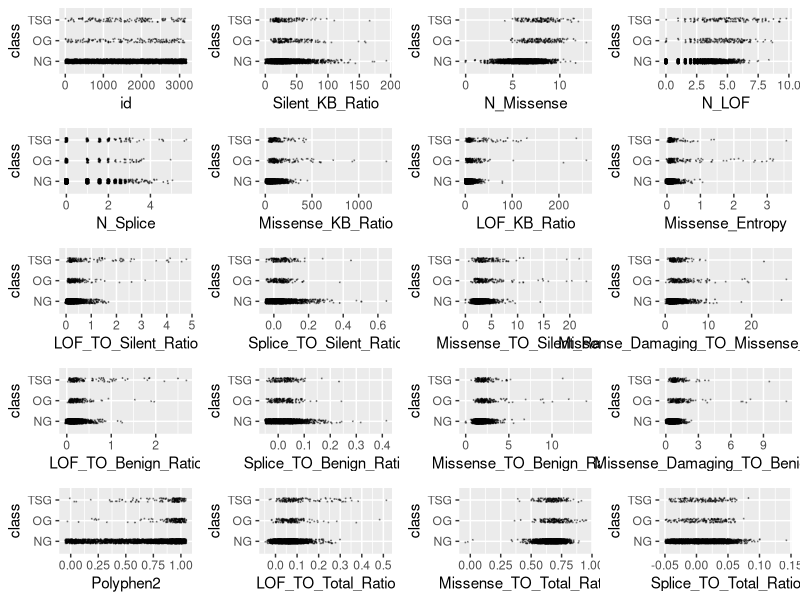
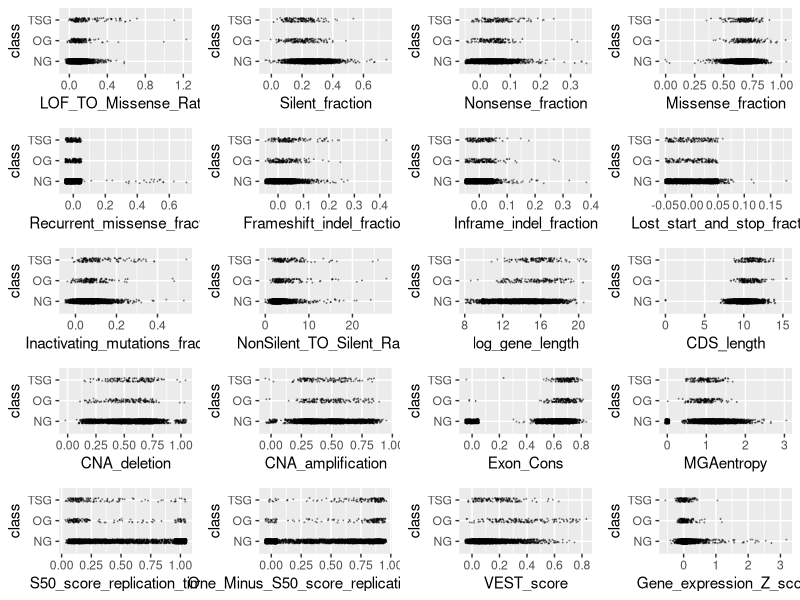
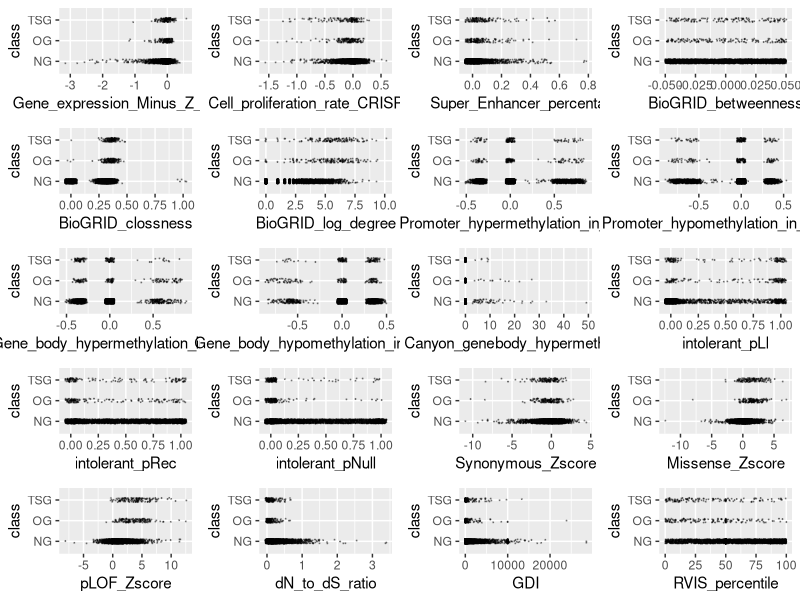
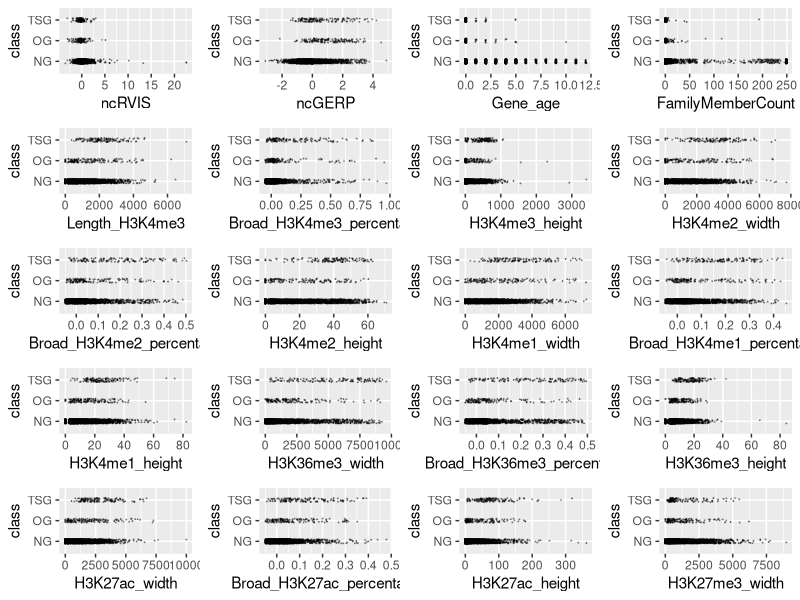
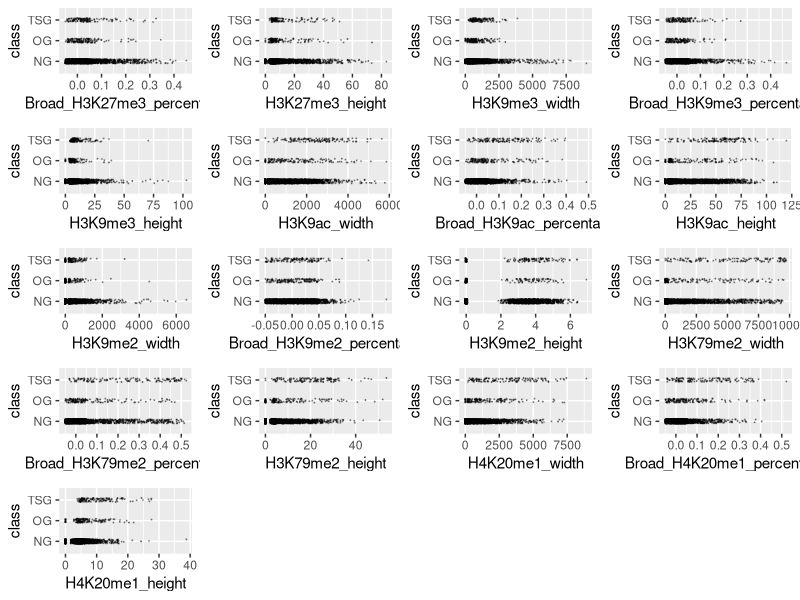
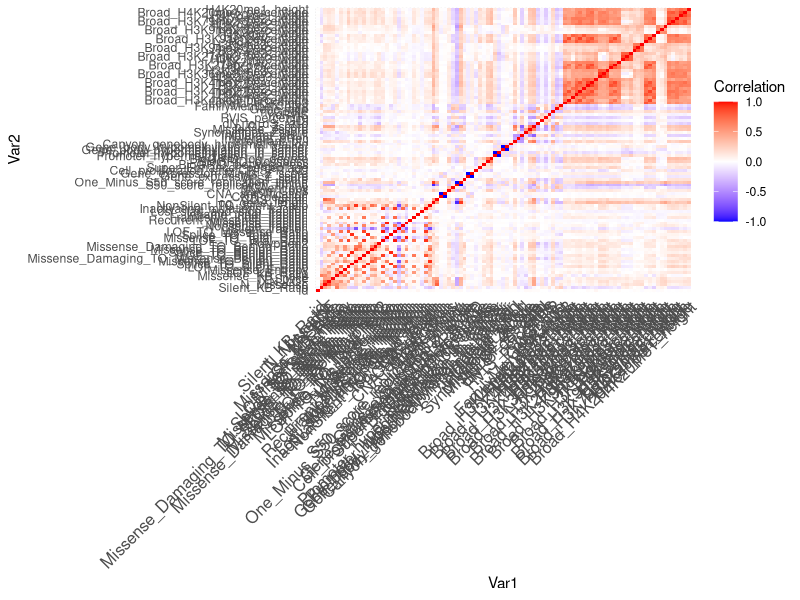
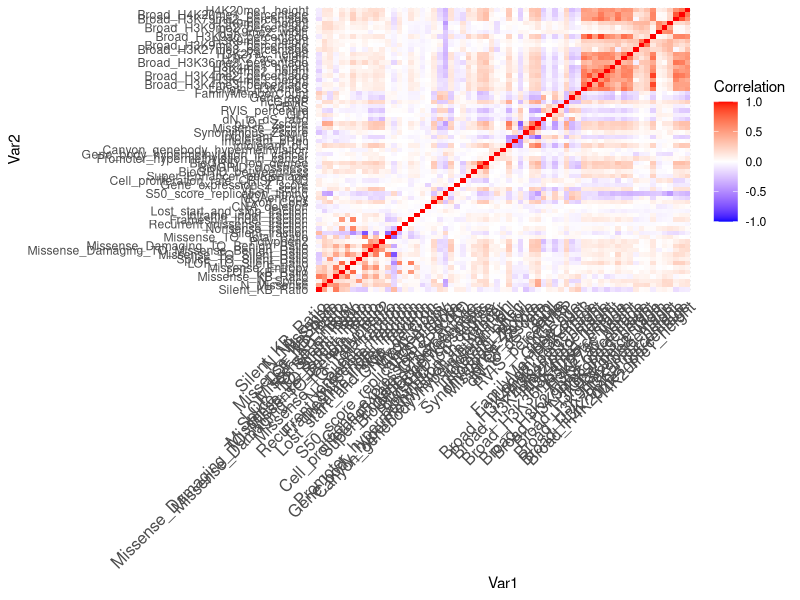
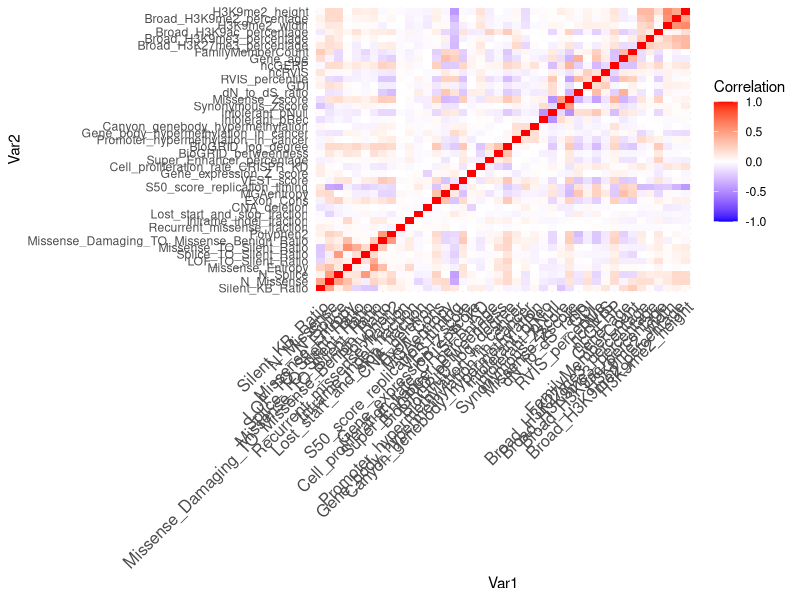

Write R code to recreate these figures, in order.
## ---- chunk 1
knitr::opts_chunk$set(echo = TRUE, comment = NA)
## ---- chunk 2
training <- read.csv("training.csv", stringsAsFactors = TRUE)
training$class <- factor(training$class)
levels(training$class) <- c("NG", "OG", "TSG")
# Create an outlier function
outlier <- function(data) {
  low <- mean(data) - 3 * sd(data)
  high <- mean(data) + 3 * sd(data)
  which(data < low | data > high)
}
# library(ggplot2)
# scatter <- function(var) {
#   ggplot(training, aes_string(var, "class")) +
#     geom_jitter(width = 0.05, height = 0.1, size = 0.1,
#                 colour = rgb(0, 0, 0, alpha = 1 / 3))
# }
# scat_plot <- lapply(names(training)[-99], scatter)
# library(gridExtra)
# grid.arrange(grobs = scat_plot[1:20], ncol = 4)
# grid.arrange(grobs = scat_plot[21:40], ncol = 4)
# grid.arrange(grobs = scat_plot[41:60], ncol = 4)
# grid.arrange(grobs = scat_plot[61:80], ncol = 4)
# grid.arrange(grobs = scat_plot[81:98], ncol = 4)
outliers <- table(unlist(lapply(training[,-99], outlier)))
outlier_index <- sort(outliers, decreasing = TRUE)
# Remove 50 most common outliers (i.e. outliers across multiple predictors)
training <- training[-as.numeric(names(outlier_index)[1:50]),]

# The below variables had outstanding outliers which we chose to remove
sort(training$Missense_TO_Silent_Ratio, decreasing = TRUE)[1:10]
training <- training[-which(training$Missense_TO_Silent_Ratio > 100), ]
sort(training$Missense_KB_Ratio, decreasing = TRUE)[1:10]
training <- training[-which(training$Missense_KB_Ratio > 2000), ]
sort(training$LOF_TO_Silent_Ratio, decreasing = TRUE)[1:10]
training <- training[-which(training$LOF_TO_Silent_Ratio > 5), ]
sort(training$Gene_expression_Z_score, decreasing = TRUE)[1:10]
training <- training[-which(training$Gene_expression_Z_score > 4), ]
sort(training$dN_to_dS_ratio, decreasing = TRUE)[1:10]
training <- training[-which(training$dN_to_dS_ratio > 5),]
sort(training$Silent_KB_Ratio, decreasing = TRUE)[1:10]
training <- training[-which(training$Silent_KB_Ratio > 200), ]
sort(training$Lost_start_and_stop_fraction, decreasing = TRUE)[1:10]
training <- training[-which(training$Lost_start_and_stop_fraction > 0.2),]
sort(training$Synonymous_Zscore, decreasing = FALSE)[1:10]
training <- training[-which(training$Synonymous_Zscore < -15), ]
numeric_training <- training[,-99]

# Lots of zeroes for some observations, so removed those observations with quite a few zeroes across predictor variables
n_zeroes <- rep(NA, nrow(numeric_training))

for(i in seq_len(nrow(numeric_training))){
  row_i_zeroes <- 0
  for(j in seq_len(ncol(numeric_training))){
    if(round(numeric_training[i,j], digits = 5) == 0){
      row_i_zeroes <- row_i_zeroes + 1
    }
  }
  n_zeroes[i] <- row_i_zeroes
}
training <- training[n_zeroes <= ncol(training) / 2, ]
# Remove 1 of 2 variables that have r value of 1 or -1 (i.e. perfectly correlated)
perf_corr <- which(abs(cor(training[,-99])) == 1, arr.ind = TRUE)
which(perf_corr[,1] != perf_corr[,2])
training <- training[, -43]
## ---- chunk 3
library(ggplot2)
scatter <- function(var) {
  ggplot(training, aes_string(var, "class")) +
    geom_jitter(width = 0.05, height = 0.1, size = 0.1,
                colour = rgb(0, 0, 0, alpha = 1 / 3))
}
scat_plot <- lapply(names(training)[-98], scatter)
library(gridExtra)
grid.arrange(grobs = scat_plot[1:20], ncol = 4)
grid.arrange(grobs = scat_plot[21:40], ncol = 4)
grid.arrange(grobs = scat_plot[41:60], ncol = 4)
grid.arrange(grobs = scat_plot[61:80], ncol = 4)
grid.arrange(grobs = scat_plot[81:97], ncol = 4)
## ---- chunk 4
library(dplyr)
#function to calculate wca
score <- function (conf_mat) {
  print(sum(diag(conf_mat) * c(1, 20, 20)))
  print(sum(diag(conf_mat) * c(1, 20, 20)) / sum(apply(conf_mat, 2, sum) * c(1, 20, 20)))
}

# Set new threshold to account for unbalanced data
classify <- function(probs, k) {
  if (any(probs[2:3] > k)) {
    subset <- probs[2:3]
    output <- which(subset == max(subset))
    if (length(output) > 1) {
        output <- sample(1:2, 1)
    }
  } else {
    output <- 0
  }
  output
}
## ---- chunk 5
library(dplyr)
library(caret)
set.seed(12)
library(dplyr)
sig <- logical(97)
names(sig) <- names(training)[-98]
k <- 1
diffs <- logical(97)
for (var in names(training)[-98]) {
  model <- aov(training[[var]] ~ factor(training$class))
  sig[k] <- summary(model)[[1]][1, 5]
  diffs[k] <- all(TukeyHSD(model)$`factor(training$class)`[, 4] < 0.05 / 97)
  k <- k + 1
}
sort(sig[diffs])
score <- function (conf_mat) {
  sum(diag(conf_mat) * c(1, 20, 20)) / sum(apply(conf_mat, 2, sum) * c(1, 20, 20))
}

# sig_terms <- names(sort(sig[diffs]))
# combo_terms <- table(c(terms, sig_terms)) == 2
# final_terms <- names(combo_terms[combo_terms])
# term_mat <- cor(training %>% select(all_of(final_terms)))
# ind_terms <- final_terms[-c(1, 3, 4, 5, 10, 11, 13, 14, 15, 17)]

vars <- training
cor_mtx <- round(cor(vars[, names(vars) != "class"]), 2)
library(reshape2)
melted_cor_mtx <- melt(cor_mtx)
cor_heatmap <- ggplot(data = melted_cor_mtx, aes(x = Var1, y = Var2, fill = value)) + geom_tile()
cor_heatmap <- cor_heatmap +
  scale_fill_gradient2(low = "blue", high = "red", mid = "white",
                       midpoint = 0, limit = c(-1, 1), space = "Lab", name="Correlation") + 
  theme_minimal() +
  theme(axis.text.x = element_text(angle = 45, vjust = 1, size = 12, hjust = 1))
cor_heatmap

which(abs(cor_mtx) > 0.75, arr.ind = TRUE)
# Eliminate all but one of a set of variables highly correlated with one another
vars <- vars[, -c(1, 4, 32, 13, 18, 21, 29, 14, 20, 15, 30,
                  15, 24, 31, 38, 34, 41, 48, 50, 68, 86, 88,
                  71, 72, 78, 74, 76, 80, 82, 83, 92, 94, 95)]
cor_mtx <- round(cor(vars[, names(vars) != "class"]), 2)
library(reshape2)
melted_cor_mtx <- melt(cor_mtx)
cor_heatmap <- ggplot(data = melted_cor_mtx, aes(x = Var1, y = Var2, fill = value)) + geom_tile()
cor_heatmap <- cor_heatmap +
  scale_fill_gradient2(low = "blue", high = "red", mid = "white",
                       midpoint = 0, limit = c(-1, 1), space = "Lab", name="Correlation") + 
  theme_minimal() +
  theme(axis.text.x = element_text(angle = 45, vjust = 1, size = 12, hjust = 1))
cor_heatmap


which(abs(cor_mtx) > 0.6, arr.ind = TRUE)
# Eliminate all but one of a set of variables highly correlated with one another
vars <- vars[, -c(4, 5, 15, 17, 11, 13, 14, 29, 39, 47,
                  48, 50, 51, 49, 54, 55, 52, 58, 63, 65,
                  34, 64, 53)]

cor_mtx <- round(cor(vars[, names(vars) != "class"]), 2)
library(reshape2)
melted_cor_mtx <- melt(cor_mtx)
cor_heatmap <- ggplot(data = melted_cor_mtx, aes(x = Var1, y = Var2, fill = value)) + geom_tile()
cor_heatmap <- cor_heatmap +
  scale_fill_gradient2(low = "blue", high = "red", mid = "white",
                       midpoint = 0, limit = c(-1, 1), space = "Lab", name="Correlation") + 
  theme_minimal() +
  theme(axis.text.x = element_text(angle = 45, vjust = 1, size = 12, hjust = 1))
cor_heatmap
## ---- chunk 6
set.seed(12)
mn <- nnet::multinom(class ~ ., data = vars, model = TRUE)
tidymn <- broom::tidy(mn) %>% arrange(p.value)
tidymn <- tidymn %>% filter(p.value < 0.05 / nrow(tidymn))
terms <- unique(tidymn$term)[-1]
terms

cor_mtx <- round(cor(vars[, terms]), 2)
library(reshape2)
melted_cor_mtx <- melt(cor_mtx)
cor_heatmap <- ggplot(data = melted_cor_mtx, aes(x = Var1, y = Var2, fill = value)) + geom_tile()
cor_heatmap <- cor_heatmap +
  scale_fill_gradient2(low = "blue", high = "red", mid = "white",
                       midpoint = 0, limit = c(-1, 1), space = "Lab", name="Correlation") + 
  theme_minimal() +
  theme(axis.text.x = element_text(angle = 45, vjust = 1, size = 12, hjust = 1))
cor_heatmap

## ---- chunk 7
terms <- terms[terms != "Gene_body_hypermethylation_in_cancer"]
terms <- terms[terms != "BioGRID_betweenness"]
terms <- terms[terms != "CNA_deletion"]
terms <- terms[terms != "Super_Enhancer_percentage"]
vars <- training %>% select(all_of(terms), class)
set.seed(217)
thresh_list <- list()
length(thresh_list) <- 10
j <- 1
# for() loop to validate post cross-validation with WCA and varying thresholds
for (rand in ceiling(runif(10, min = 1, max = 10000000))) {
  set.seed(rand)
  vars_split <- createDataPartition(vars$class, p = 0.8, list = FALSE)
  vars_train <- vars[vars_split, ]
  vars_test <- vars[-vars_split, ]
  
  train_cont <- trainControl(method = "cv", number = 5, classProbs = TRUE, savePredictions = TRUE)
  lda_ft <- train(class ~ ., data = vars_train, method = "lda", preProc = c("center", "scale"),
                  trControl = train_cont)
  preds <- predict(lda_ft, newdata = vars_test, type = "prob")
  scores <- numeric(100)
  for (i in seq(from = 0.001, to = 0.1, by = 0.001)) {
    lda_mod <- table("pred"=apply(preds, 1, classify, k = i), "obs" = vars_test$class)
    lda_mod
    scores[i*1000] <- score(lda_mod)
  }
  thresh_list[[j]] <- scores
  j <- j + 1
}

# Plot WCA as a function of threshold for various seeds to see best threshold
thresh_vals <- c(0.001, 0.0025, 0.005, 0.01, 0.025, 0.05, 0.1)
plot(thresh_list[[1]] ~ seq(from = 0.001, to = 0.1, by = 0.001),
     type = "l", ylim = c(0.6, 0.9), col = rgb(0, 0, 0, alpha = 0.5),
     xaxt = "n", ylab = "WCA Percentage",
     xlab = "Threshold for Choosing Between (0) and (1 and 2)")
for (i in 2:10) {
  red <- 0
  green <- 0
  blue <- 0
  if (i %% 4 == 1) {red <- 0.5}
  if (i %% 4 == 2) {green <- 0.5}
  if (i %% 4 == 3) {blue <- 0.5}
  lines(seq(from = 0.001, to = 0.1, by = 0.001), thresh_list[[i]],
        col = rgb(red, green, blue, alpha = 0.5))
  
}
abline(v = thresh_vals, col = rgb(0, 0, 0, alpha = 0.5))
points(unlist(lapply(thresh_list, which.max)) * 0.001, unlist(lapply(thresh_list, max)),
       pch = 19, cex = 0.5)
axis(side = 1, at = thresh_vals, cex.axis = 0.75, las = 2)
best_thresh <- unlist(lapply(thresh_list, which.max))
median(best_thresh * 0.001)
thresh_val_scores <- matrix(nrow = 10, ncol = length(thresh_vals))
colnames(thresh_val_scores) <- thresh_vals
for (i in 1:10) {
  thresh_val_scores[i, ] <- thresh_list[[i]][thresh_vals * 1000]
}
apply(thresh_val_scores, 2, mean)
# Use threshold of 0.005 for determining when to classify as OG or TSG (highest peak)
set.seed(1245)
vars_split <- createDataPartition(vars$class, p = 0.8, list = FALSE)
vars_train <- vars[vars_split, ]
vars_test <- vars[-vars_split, ]
train_cont <- trainControl(method = "cv", number = 5,
                           classProbs = TRUE, savePredictions = TRUE)
lda_ft <- train(class ~ ., data = vars_train, method = "lda",
                preProc = c("center", "scale"), trControl = train_cont)
preds <- predict(lda_ft, newdata = vars_test, type = "prob")
lda_mod <- table("pred" = apply(preds, 1, classify, k = 0.005),
                 "obs" = vars_test$class)
lda_mod
score(lda_mod)
## ---- chunk 8
# Write prediction model on test data
tests <- read.csv("test.csv")
preds <- predict(lda_ft, newdata = tests, type = "prob")
preds <- apply(preds, 1, classify, k = 0.005)
names(preds) <- tests$id
csv_file <- data.frame(id = tests$id,
                       class = preds)
# write.csv(csv_file, "modelpredictions13.csv", row.names = FALSE)
best_mod <- read.csv("modelpredictions13.csv")
table("Best Model" = best_mod$class, csv_file$class)
mean(best_mod$class == csv_file$class)
